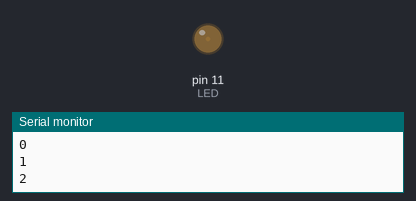
This sketch was run on a simulated Arduino Uno, built with avr-gcc and run on an emulated ATmega328P. Shown: output pins drawn as LEDs (lit = HIGH), the last lines printed to the serial monitor.

Above: at 0.05 s.
At 2.35 s:
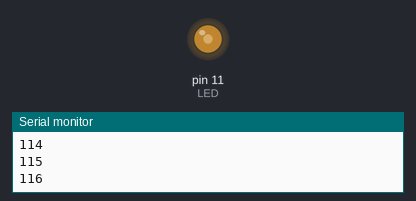
At 4.65 s:
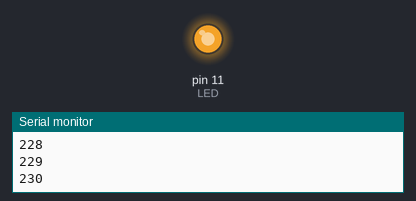
At 9.3 s:
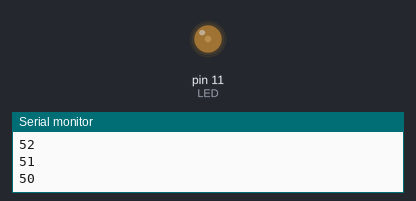
Timing chart, 0 to 13.4 s (numbered marks = the images above):
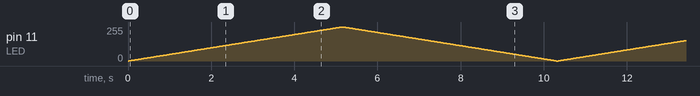

The sketch:

LED_Brightness_and_PWM.ino
```cpp
int LED = 11;

void setup() {
  pinMode(LED,OUTPUT);
  Serial.begin(9600);

}

void loop() {
  for(int i=0;i<=255;i++){
    analogWrite(LED,i);
    Serial.println(i);
    delay(20);
  }
  for(int j=255;j>=0;j--){
    analogWrite(LED,j);
    Serial.println(j);
    delay(20);
  }

}
```
